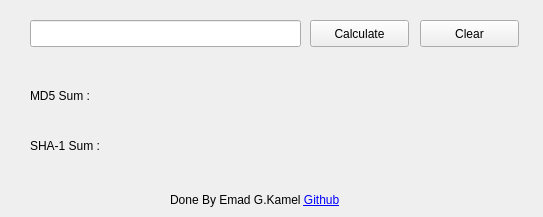
<?xml version="1.0" encoding="UTF-8"?>
<ui version="4.0">
 <class>MainWindow</class>
 <widget class="QMainWindow" name="MainWindow">
  <property name="geometry">
   <rect>
    <x>0</x>
    <y>0</y>
    <width>543</width>
    <height>217</height>
   </rect>
  </property>
  <property name="windowTitle">
   <string>MainWindow</string>
  </property>
  <widget class="QWidget" name="centralwidget">
   <widget class="QPushButton" name="calc_btn">
    <property name="geometry">
     <rect>
      <x>310</x>
      <y>20</y>
      <width>99</width>
      <height>27</height>
     </rect>
    </property>
    <property name="text">
     <string>Calculate</string>
    </property>
   </widget>
   <widget class="QPushButton" name="clear_btn">
    <property name="geometry">
     <rect>
      <x>420</x>
      <y>20</y>
      <width>99</width>
      <height>27</height>
     </rect>
    </property>
    <property name="text">
     <string>Clear</string>
    </property>
   </widget>
   <widget class="QLineEdit" name="text">
    <property name="geometry">
     <rect>
      <x>30</x>
      <y>20</y>
      <width>271</width>
      <height>27</height>
     </rect>
    </property>
   </widget>
   <widget class="QWidget" name="horizontalLayoutWidget">
    <property name="geometry">
     <rect>
      <x>30</x>
      <y>80</y>
      <width>491</width>
      <height>31</height>
     </rect>
    </property>
    <layout class="QHBoxLayout" name="horizontalLayout" stretch="0,1">
     <item>
      <widget class="QLabel" name="label">
       <property name="text">
        <string>MD5 Sum :    </string>
       </property>
      </widget>
     </item>
     <item>
      <widget class="QLabel" name="md5_sum">
       <property name="text">
        <string/>
       </property>
      </widget>
     </item>
    </layout>
   </widget>
   <widget class="QWidget" name="horizontalLayoutWidget_2">
    <property name="geometry">
     <rect>
      <x>30</x>
      <y>130</y>
      <width>491</width>
      <height>31</height>
     </rect>
    </property>
    <layout class="QHBoxLayout" name="horizontalLayout_2" stretch="0,1">
     <item>
      <widget class="QLabel" name="label_2">
       <property name="text">
        <string>SHA-1 Sum : </string>
       </property>
      </widget>
     </item>
     <item>
      <widget class="QLabel" name="sha_sum">
       <property name="text">
        <string/>
       </property>
      </widget>
     </item>
    </layout>
   </widget>
   <widget class="QLabel" name="label_3">
    <property name="geometry">
     <rect>
      <x>170</x>
      <y>190</y>
      <width>181</width>
      <height>20</height>
     </rect>
    </property>
    <property name="text">
     <string>&lt;html&gt;&lt;head/&gt;&lt;body&gt;&lt;p&gt;Done By Emad G.Kamel  &lt;a href=&quot;github.com/EmadGKamel&quot;&gt;&lt;span style=&quot; text-decoration: underline; color:#0000ff;&quot;&gt;Github&lt;/span&gt;&lt;/a&gt;&lt;/p&gt;&lt;/body&gt;&lt;/html&gt;</string>
    </property>
   </widget>
  </widget>
 </widget>
 <resources/>
 <connections/>
</ui>
